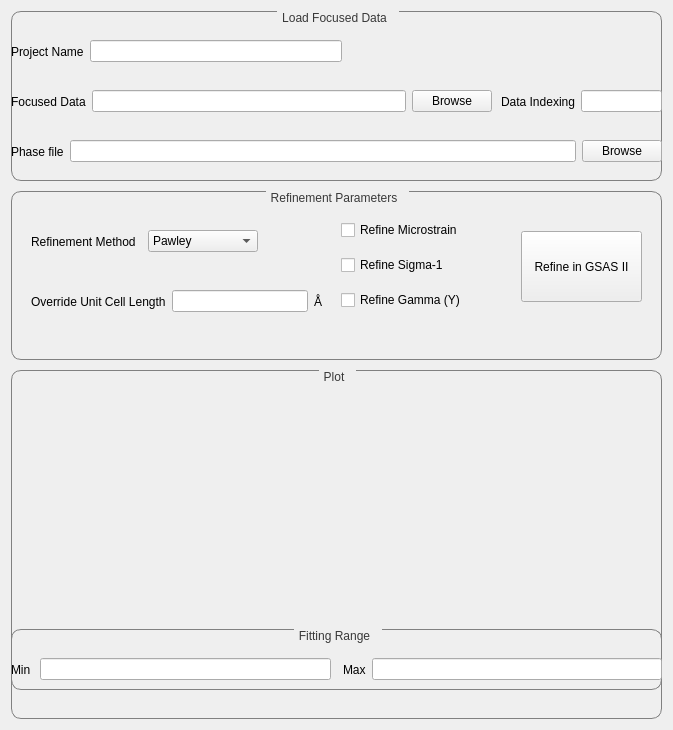
<?xml version="1.0" encoding="UTF-8"?>
<ui version="4.0">
 <class>GSAS2Tab</class>
 <widget class="QWidget" name="GSAS2Tab">
  <property name="windowModality">
   <enum>Qt::NonModal</enum>
  </property>
  <property name="geometry">
   <rect>
    <x>0</x>
    <y>0</y>
    <width>673</width>
    <height>730</height>
   </rect>
  </property>
  <property name="sizePolicy">
   <sizepolicy hsizetype="Preferred" vsizetype="Minimum">
    <horstretch>0</horstretch>
    <verstretch>0</verstretch>
   </sizepolicy>
  </property>
  <property name="windowTitle">
   <string>Form</string>
  </property>
  <property name="styleSheet">
   <string notr="true">QGroupBox {
border: 1px solid grey;border-radius: 10px;margin-top: 1ex; margin-right: 0ex
}
QGroupBox:title {
                           subcontrol-origin: margin;
                           padding: 0 3px;
                           subcontrol-position: top center;
                           padding-top: 0px;
                          padding-bottom: 0px;
                           padding-right: 10px;
                            color: rgb(56, 56, 56)
}</string>
  </property>
  <layout class="QVBoxLayout" name="verticalLayout_2">
   <item>
    <layout class="QVBoxLayout" name="verticalLayout" stretch="0,0,0">
     <property name="sizeConstraint">
      <enum>QLayout::SetDefaultConstraint</enum>
     </property>
     <item>
      <layout class="QVBoxLayout" name="verticalLayout_3">
       <item>
        <widget class="QGroupBox" name="groupBox">
         <property name="title">
          <string>Load Focused Data</string>
         </property>
         <widget class="QWidget" name="horizontalLayoutWidget_4">
          <property name="geometry">
           <rect>
            <x>0</x>
            <y>20</y>
            <width>331</width>
            <height>41</height>
           </rect>
          </property>
          <layout class="QHBoxLayout" name="horizontalLayout_4">
           <item>
            <widget class="QLabel" name="label_6">
             <property name="text">
              <string>Project Name</string>
             </property>
            </widget>
           </item>
           <item>
            <widget class="QLineEdit" name="lineEdit_2"/>
           </item>
          </layout>
         </widget>
         <widget class="QWidget" name="horizontalLayoutWidget_5">
          <property name="geometry">
           <rect>
            <x>0</x>
            <y>70</y>
            <width>481</width>
            <height>41</height>
           </rect>
          </property>
          <layout class="QHBoxLayout" name="horizontalLayout_5">
           <item>
            <widget class="QLabel" name="label_7">
             <property name="text">
              <string>Focused Data</string>
             </property>
            </widget>
           </item>
           <item>
            <widget class="QLineEdit" name="lineEdit_3"/>
           </item>
           <item>
            <widget class="QPushButton" name="pushButton">
             <property name="text">
              <string>Browse</string>
             </property>
            </widget>
           </item>
          </layout>
         </widget>
         <widget class="QWidget" name="horizontalLayoutWidget_6">
          <property name="geometry">
           <rect>
            <x>0</x>
            <y>120</y>
            <width>651</width>
            <height>41</height>
           </rect>
          </property>
          <layout class="QHBoxLayout" name="horizontalLayout_6">
           <item>
            <widget class="QLabel" name="label_9">
             <property name="text">
              <string>Phase file</string>
             </property>
            </widget>
           </item>
           <item>
            <widget class="QLineEdit" name="lineEdit_4"/>
           </item>
           <item>
            <widget class="QPushButton" name="pushButton_2">
             <property name="text">
              <string>Browse</string>
             </property>
            </widget>
           </item>
          </layout>
         </widget>
         <widget class="QWidget" name="horizontalLayoutWidget_7">
          <property name="geometry">
           <rect>
            <x>490</x>
            <y>70</y>
            <width>161</width>
            <height>41</height>
           </rect>
          </property>
          <layout class="QHBoxLayout" name="horizontalLayout_7">
           <item>
            <widget class="QLabel" name="label_8">
             <property name="text">
              <string>Data Indexing</string>
             </property>
            </widget>
           </item>
           <item>
            <widget class="QLineEdit" name="lineEdit_5">
             <property name="text">
              <string/>
             </property>
            </widget>
           </item>
          </layout>
         </widget>
        </widget>
       </item>
       <item>
        <spacer name="verticalSpacer">
         <property name="orientation">
          <enum>Qt::Vertical</enum>
         </property>
         <property name="sizeType">
          <enum>QSizePolicy::Fixed</enum>
         </property>
         <property name="sizeHint" stdset="0">
          <size>
           <width>2</width>
           <height>4</height>
          </size>
         </property>
        </spacer>
       </item>
       <item>
        <layout class="QVBoxLayout" name="verticalLayout_6">
         <item>
          <widget class="QGroupBox" name="groupBox_2">
           <property name="title">
            <string>Refinement Parameters</string>
           </property>
           <widget class="QPushButton" name="refine_button">
            <property name="geometry">
             <rect>
              <x>510</x>
              <y>40</y>
              <width>121</width>
              <height>71</height>
             </rect>
            </property>
            <property name="text">
             <string>Refine in GSAS II</string>
            </property>
           </widget>
           <widget class="QWidget" name="horizontalLayoutWidget">
            <property name="geometry">
             <rect>
              <x>20</x>
              <y>30</y>
              <width>227</width>
              <height>41</height>
             </rect>
            </property>
            <layout class="QHBoxLayout" name="horizontalLayout">
             <item>
              <widget class="QLabel" name="label">
               <property name="text">
                <string>Refinement Method</string>
               </property>
              </widget>
             </item>
             <item>
              <widget class="QComboBox" name="refinement_method_combobox">
               <item>
                <property name="text">
                 <string>Pawley</string>
                </property>
               </item>
               <item>
                <property name="text">
                 <string>Rietveld</string>
                </property>
               </item>
              </widget>
             </item>
            </layout>
           </widget>
           <widget class="QWidget" name="horizontalLayoutWidget_2">
            <property name="geometry">
             <rect>
              <x>20</x>
              <y>90</y>
              <width>291</width>
              <height>41</height>
             </rect>
            </property>
            <layout class="QHBoxLayout" name="horizontalLayout_2">
             <item>
              <widget class="QLabel" name="label_2">
               <property name="text">
                <string>Override Unit Cell Length</string>
               </property>
              </widget>
             </item>
             <item>
              <widget class="QLineEdit" name="override_unitcell_length"/>
             </item>
             <item>
              <widget class="QLabel" name="label_3">
               <property name="text">
                <string>Å</string>
               </property>
              </widget>
             </item>
            </layout>
           </widget>
           <widget class="QWidget" name="verticalLayoutWidget_4">
            <property name="geometry">
             <rect>
              <x>330</x>
              <y>20</y>
              <width>160</width>
              <height>111</height>
             </rect>
            </property>
            <layout class="QVBoxLayout" name="verticalLayout_7">
             <item>
              <widget class="QCheckBox" name="refine_microstrain_checkbox">
               <property name="text">
                <string>Refine Microstrain</string>
               </property>
              </widget>
             </item>
             <item>
              <widget class="QCheckBox" name="refine_sigma_one_checkbox">
               <property name="text">
                <string>Refine Sigma-1</string>
               </property>
              </widget>
             </item>
             <item>
              <widget class="QCheckBox" name="refine_gamma_y_checkbox">
               <property name="text">
                <string>Refine Gamma (Y)</string>
               </property>
              </widget>
             </item>
            </layout>
           </widget>
           <zorder>refine_button</zorder>
           <zorder>verticalSpacer</zorder>
           <zorder>horizontalLayoutWidget</zorder>
           <zorder>horizontalLayoutWidget_2</zorder>
           <zorder>verticalLayoutWidget_4</zorder>
           <zorder>groupBox</zorder>
           <zorder>groupBox</zorder>
          </widget>
         </item>
        </layout>
       </item>
      </layout>
     </item>
     <item>
      <spacer name="verticalSpacer_2">
       <property name="orientation">
        <enum>Qt::Vertical</enum>
       </property>
       <property name="sizeType">
        <enum>QSizePolicy::Fixed</enum>
       </property>
       <property name="sizeHint" stdset="0">
        <size>
         <width>20</width>
         <height>4</height>
        </size>
       </property>
      </spacer>
     </item>
     <item>
      <layout class="QVBoxLayout" name="verticalLayout_5">
       <item>
        <widget class="QGroupBox" name="groupBox_3">
         <property name="enabled">
          <bool>true</bool>
         </property>
         <property name="title">
          <string>Plot</string>
         </property>
         <widget class="QGroupBox" name="groupBox_4">
          <property name="geometry">
           <rect>
            <x>0</x>
            <y>259</y>
            <width>651</width>
            <height>61</height>
           </rect>
          </property>
          <property name="title">
           <string>Fitting Range</string>
          </property>
          <widget class="QWidget" name="horizontalLayoutWidget_3">
           <property name="geometry">
            <rect>
             <x>0</x>
             <y>20</y>
             <width>651</width>
             <height>41</height>
            </rect>
           </property>
           <layout class="QHBoxLayout" name="horizontalLayout_3">
            <item>
             <widget class="QLabel" name="label_4">
              <property name="text">
               <string>Min </string>
              </property>
             </widget>
            </item>
            <item>
             <widget class="QLineEdit" name="min_x_value_plot"/>
            </item>
            <item>
             <widget class="Line" name="line">
              <property name="sizePolicy">
               <sizepolicy hsizetype="Fixed" vsizetype="Fixed">
                <horstretch>20</horstretch>
                <verstretch>0</verstretch>
               </sizepolicy>
              </property>
              <property name="cursor">
               <cursorShape>ArrowCursor</cursorShape>
              </property>
              <property name="orientation">
               <enum>Qt::Horizontal</enum>
              </property>
             </widget>
            </item>
            <item>
             <widget class="QLabel" name="label_5">
              <property name="text">
               <string>Max</string>
              </property>
             </widget>
            </item>
            <item>
             <widget class="QLineEdit" name="max_x_value_plot"/>
            </item>
           </layout>
          </widget>
         </widget>
         <zorder>verticalSpacer_2</zorder>
         <zorder>groupBox_4</zorder>
        </widget>
       </item>
      </layout>
     </item>
    </layout>
   </item>
  </layout>
 </widget>
 <resources/>
 <connections/>
</ui>
